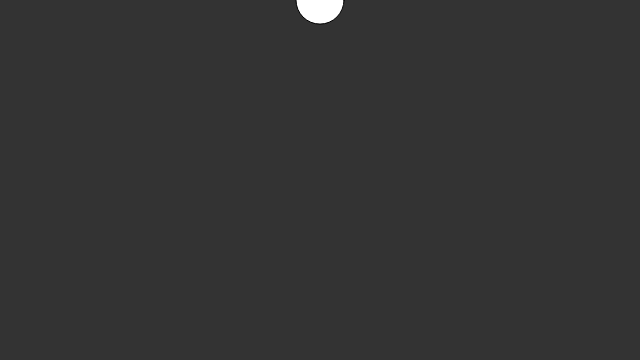
Frame 1 (no input)
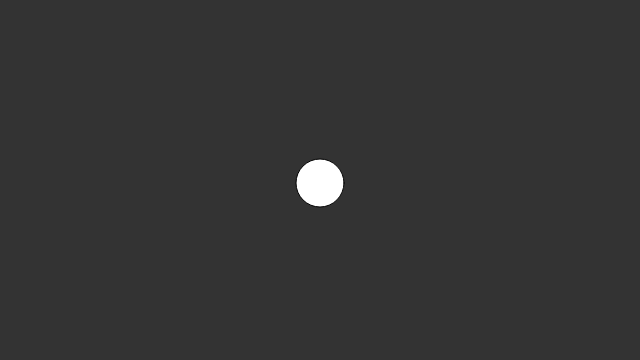
Frame 60 (no input)
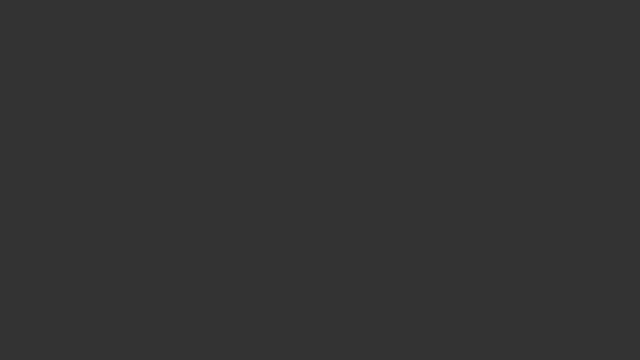
Frame 120 (the mouse pressed at the canvas centre since frame 60)

The p5.js sketch that drew these frames (run headless with seeded random() and noise() and a simulated clock; from frame 60 on, the mouse is pressed at the canvas centre):

// p5.js sketch
// ── sketch.js
var w;

function setup() {
  // put setup code here
  createCanvas(640, 360);
  w = new Walker();
}

function draw() {
  background(51);
  w.update();
  w.display();
}

//constructor function--constructs walker object
function Walker() {
  //create vector-line 18 replaces lines 19, 20
  //must add .pos (vector object) to the x and y positions
  this.pos = createVector(width/2, 0);
  this.vel = createVector(0,0);
  this.acc = createVector(0, 0.1);
  //this.x = width/2;
  //this.y = height/2

  //change .walk to .update
  this.update = function() {
    //added vector math; replaces lines 27&28; use .add()
    this.vel.add(this.acc);
    this.pos.add(this.vel);
    // this.pos.x = this.pos.x + random(-10, 10);
    // this.pos.y = this.pos.y + random(-10, 10);
  }

  this.display = function() {
    fill(255);
    ellipse(this.pos.x, this.pos.y, 48, 48);
  }
}
